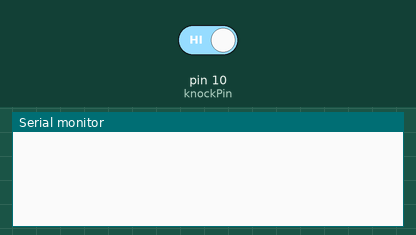
This sketch was run on a simulated Arduino Uno, built with avr-gcc and run on an emulated ATmega328P. On the bench: the last lines printed to the serial monitor. The inputs (shaded band) are chosen by the test bench; at power-on: pin 10 (knockPin) HIGH.

Above: at 1.2 s.
1.3 s: pin 10 (knockPin) driven LOW
At 2.0 s:
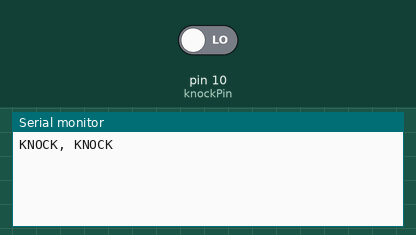
2.8 s: pin 10 (knockPin) driven HIGH
At 4.7 s:
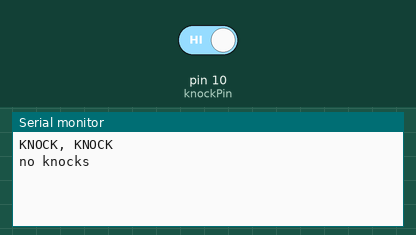

The sketch:

knockSensor.ino
```cpp
//Henry's Bench
//KY-031 Knock Sensor Tutorial

int knockPin = 10; // Use Pin 10 as our Input
int knockVal = HIGH; // This is where we record our shock measurement
boolean bAlarm = false;

unsigned long lastKnockTime; // Record the time that we measured a shock


int knockAlarmTime = 500; // Number of milli seconds to keep the knock alarm high


void setup ()
{
  Serial.begin(9600);
  pinMode (knockPin, INPUT) ; // input from the KY-031
}
void loop ()
{
  knockVal = digitalRead (knockPin) ; // read KY-031 Value

  if (knockVal == LOW) // If we see a knock
  {

    lastKnockTime = millis(); // record the time of the shock
    // The following is so you don't scroll on the output screen
    if (!bAlarm){
      Serial.println("KNOCK, KNOCK");
      bAlarm = true;
    }
  }
  else
  {
    if( (millis()-lastKnockTime) > knockAlarmTime  &&  bAlarm){
      Serial.println("no knocks");
      bAlarm = false;
    }
  }
}
```

Measured:
- after the input at 1.3 s, the serial monitor: prints a new line at once (image 1)
- after the input at 2.8 s, the serial monitor: prints a new line after 0.50 s (image 2)
